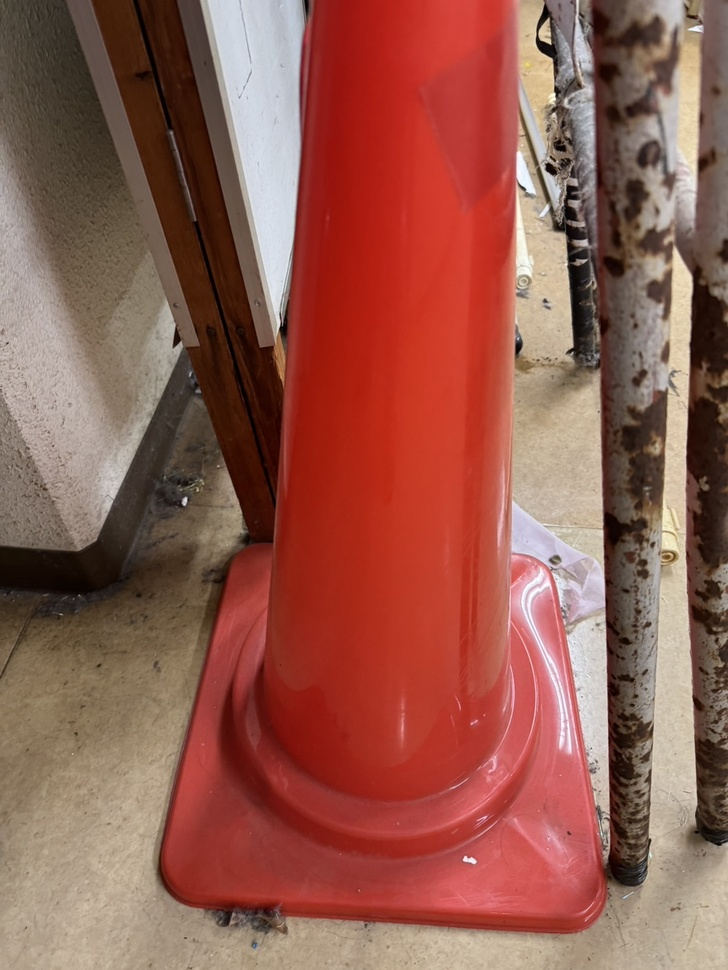
#> input picture testcode/camera/cone_1.jpg, 728 x 970 px, shrunk from 1108 x 1477 before the run, found by its file name
$ python Color_detect.py
#> lines starting #> are read from the running program, lines starting #| are printed output that depends on the picture; after the words box and inside, x2 and y2 are one past the last pixel; in counts of white or black regions, pixels touching at a corner belong together
# このファイルは一時的にsc26のtestcode内のファイルをコピーしたものです

import cv2
import numpy as np
import matplotlib.pyplot as plt

#赤色は色相範囲において2つの領域またぐ（174～6で180をまたぐため174～180，0~6で設定）
low_color1 = np.array([0, 50, 50])  # 各最小値を指定
high_color1 = np.array([6, 255, 255])  # 各最大値を指定
low_color2 = np.array([174, 50, 50]) #第2領域の各最小値を指定
high_color2 = np.array([180, 255, 255])  # 第2領域の各最大値を指定

def detect_cone(img_name):#仮引数をimg_nameに設定（後に引数にカラーコーンの引数を渡す）
#> called with img_name = 'cone_1.jpg'
    img = cv2.imread(img_name)#画像を読み込む
#> img is the input picture: shape (970, 728, 3); mean B, G, R 78.7, 91.1, 147

    img_yuv = cv2.cvtColor(img, cv2.COLOR_BGR2YUV) # RGB => YUV(YCbCr)
#> img_yuv: shape (970, 728, 3); mean of channels 0, 1, 2 106.4, 114.4, 163.6
    clahe = cv2.createCLAHE(clipLimit = 2.0, tileGridSize = (8, 8)) # claheオブジェクトを生成
    img_yuv[:,:,0] = clahe.apply(img_yuv[:,:,0]) # 輝度にのみヒストグラム平坦化
#> img_yuv: shape (970, 728, 3); mean of channels 0, 1, 2 118.3, 114.4, 163.6
    img = cv2.cvtColor(img_yuv, cv2.COLOR_YUV2BGR) # YUV => RGB

    img_blur = cv2.blur(img, (15, 15)) # 平滑化フィルタを適用

    hsv = cv2.cvtColor(img_blur, cv2.COLOR_BGR2HSV) # BGRからHSVに変換
#> hsv: shape (970, 728, 3); mean H, S, V 17.1, 113, 159.2

    bin_img1 = cv2.inRange(hsv, low_color1, high_color1) # マスクを作成
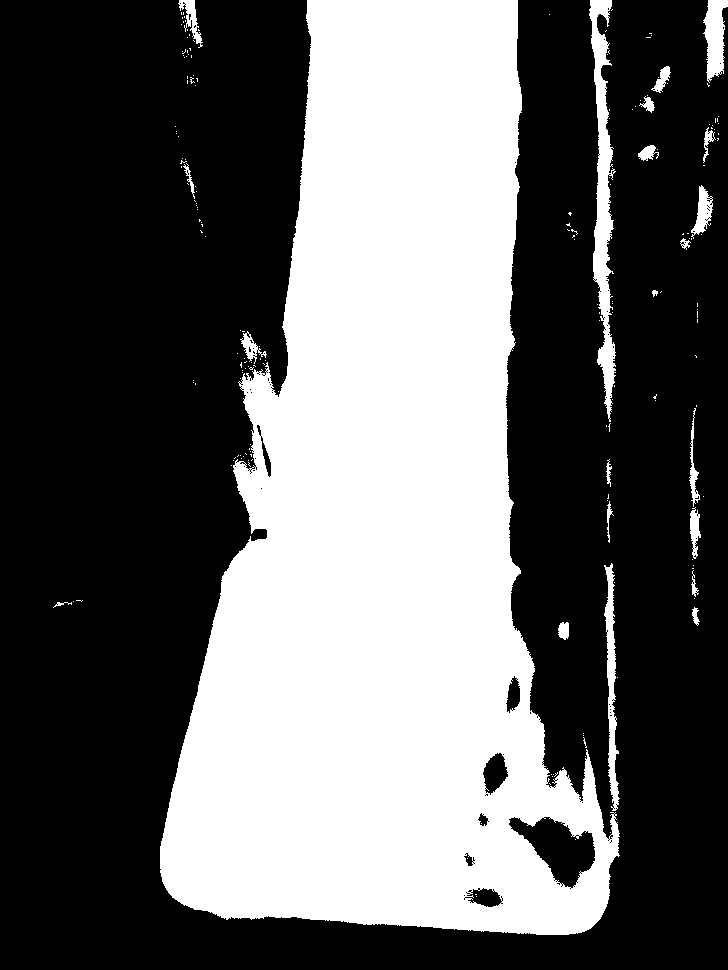
#> bin_img1: shape (970, 728); 38.5% white; 195 white regions (173 under 20 px), largest, box (x1, y1, x2, y2) and area: (160, 0, 620, 935) 260424, (589, 0, 616, 422) 4896, (604, 563, 620, 811) 1688
    bin_img2 = cv2.inRange(hsv, low_color2, high_color2)
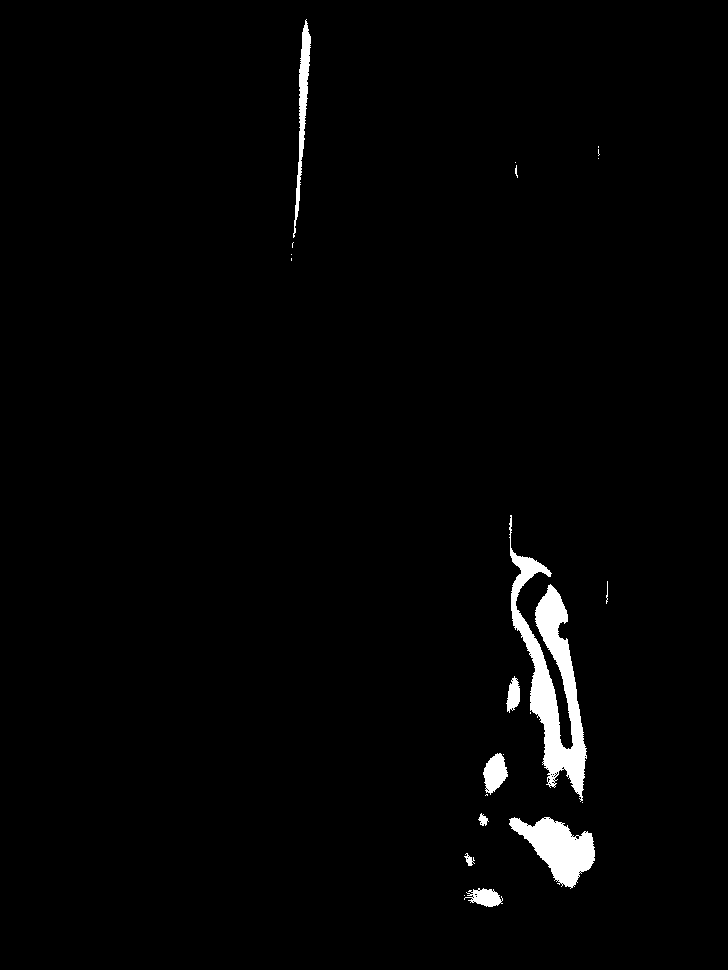
#> bin_img2: shape (970, 728); 1.9% white; 22 white regions (12 under 20 px), largest, box (x1, y1, x2, y2) and area: (509, 515, 587, 802) 7261, (509, 817, 595, 889) 3138, (293, 19, 311, 238) 1216
    mask = bin_img1 + bin_img2 # 必要ならマスクを足し合わせる
#> mask: shape (970, 728); 40.4% white; 180 white regions (159 under 20 px), largest, box (x1, y1, x2, y2) and area: (160, 0, 620, 935) 273862, (589, 0, 616, 422) 4906, (604, 563, 620, 811) 1714
    masked_img = cv2.bitwise_and(img_blur, img_blur, mask= mask) # 元画像から特定の色を抽出
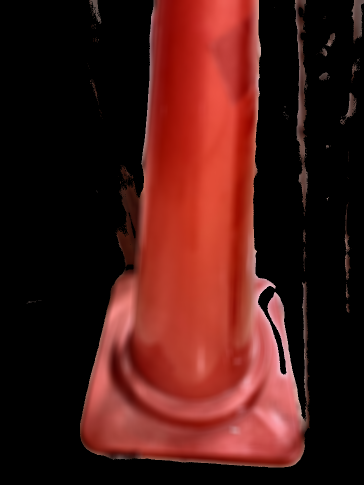
#> masked_img: shape (970, 728, 3) (shown at 1/2 size); mean B, G, R 21, 25, 70.4

    out_img = masked_img
    num_labels, label_img, stats, centroids = cv2.connectedComponentsWithStats(mask) # 連結成分でラベリングする
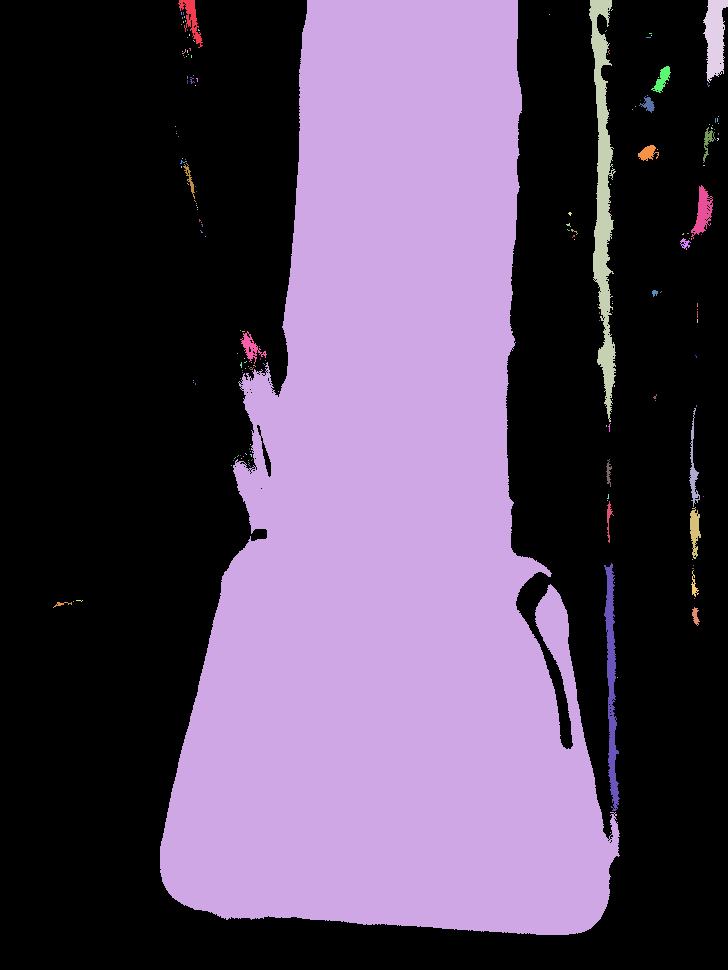
#> label_img: shape (970, 728) int32; 181 distinct labels, from 0 to 180; one colour per label, 0 black
#> num_labels = 181; stats = 181 rows, first 6: [0, 0, 728, 970, 420783], [178, 0, 25, 48, 415], [160, 0, 460, 935, 273862], [589, 0, 27, 422, 4906], [703, 0, 25, 83, 1330], [611, 9, 2, 2, 2]; centroids = 181 pairs, first value 61.35 to 718, second value 9.5 to 832
    # 背景のラベルを削除
    num_labels = num_labels - 1
#> num_labels = 180
    stats = np.delete(stats, 0, 0)
#> stats = 180 rows, first 6: [178, 0, 25, 48, 415], [160, 0, 460, 935, 273862], [589, 0, 27, 422, 4906], [703, 0, 25, 83, 1330], [611, 9, 2, 2, 2], [181, 12, 1, 3, 3]
    centroids = np.delete(centroids, 0, 0)
#> centroids = 180 pairs, first value 61.35 to 718, second value 9.5 to 832

    if num_labels >= 1: # ラベルの有無で場合分け
        max_index = np.argmax(stats[:, 4]) # 最大面積のインデックスを取り出す
#> max_index = 1
        # 以下最大面積のラベルについて考える
        x = stats[max_index][0]
#> x = 160
        y = stats[max_index][1]
#> y = 0
        w = stats[max_index][2]
#> w = 460
        h = stats[max_index][3]
#> h = 935
        s = stats[max_index][4]
#> s = 273862
        h1, w1 = img.shape[:2] # 画像の高さと幅を取得
        total_pixel = h1 * w1 # 画像の総ピクセル数を計算
        percentage_image = (s / total_pixel) * 100 # 画像中のコーンの占有率を計算
#> percentage_image = 38.78
        mx = int(centroids[max_index][0]) # 重心のX座標
#> mx = 390
        my = int(centroids[max_index][1]) # 重心のY座標
#> my = 532
        cv2.rectangle(img, (x, y), (x+w, y+h), (255, 0, 255)) # ラベルを四角で囲む
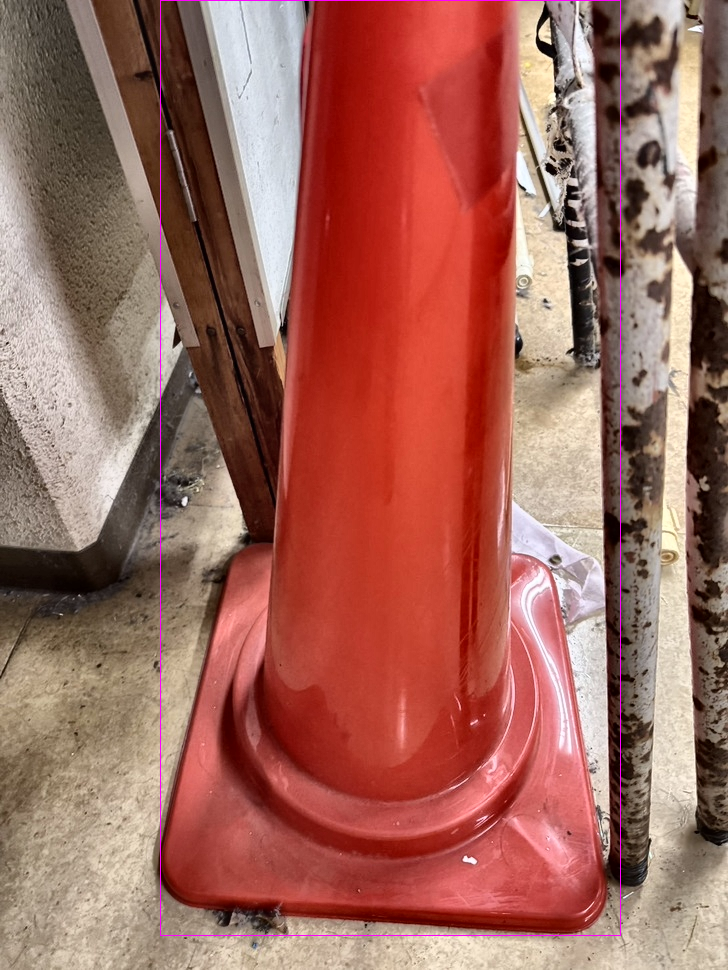
#> img: shape (970, 728, 3); mean B, G, R 91.5, 102.6, 159.4
        cv2.putText(img, "%d,%d"%(mx, my), (x-15, y+h+15), cv2.FONT_HERSHEY_PLAIN, 1, (255, 255, 0)) # 重心を表示
#> img: shape (970, 728, 3); 0.02% of pixels changed, all inside (x1, y1, x2, y2) = (147, 940, 209, 953)
        cv2.putText(img, "%d"%(percentage_image), (x, y+h+30), cv2.FONT_HERSHEY_PLAIN, 1, (255, 255, 0)) # 面積の占有率を表示
#> img: shape (970, 728, 3); mean B, G, R 91.5, 102.7, 159.3

    cv2.imwrite("img.jpg", img) # 書き出す
    if percentage_image > 10:
        print("ゴールしました")
        return True # ゴールした場合にはTrueを返す
    if num_labels < 1:
        print("目標物が見当たりません！！")


if __name__ == '__main__':
    detect_cone("cone_1.jpg") # ファイル名を入力"

$ run again, with testcode/camera/S__15155209_0.jpg copied over testcode/camera/cone_1.jpg
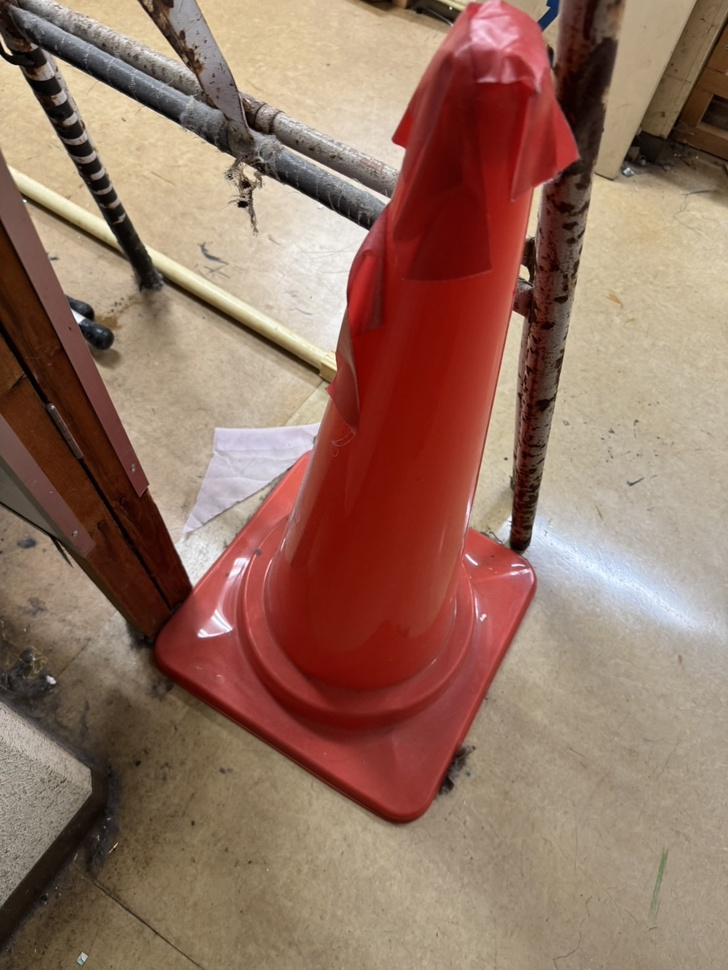
#> input picture testcode/camera/S__15155209_0.jpg, 728 x 970 px, shrunk from 1108 x 1477 before the run, found by its file name
#> in detect_cone, img is the input picture: shape (970, 728, 3); mean B, G, R 97.6, 113.7, 147.4
#> hsv: shape (970, 728, 3); mean H, S, V 19, 91, 155.1
#> bin_img1: shape (970, 728); 24.5% white; 96 white regions (87 under 20 px), largest, box (x1, y1, x2, y2) and area: (5, 0, 596, 824) 169842, (0, 425, 92, 552) 1830, (503, 0, 539, 26) 277
#> bin_img2: shape (970, 728); 1.2% white; 24 white regions (18 under 20 px), largest, box (x1, y1, x2, y2) and area: (454, 0, 551, 89) 4709, (196, 549, 254, 641) 1634, (506, 552, 539, 599) 780, (359, 208, 386, 261) 606, (472, 597, 488, 649) 549, (282, 444, 315, 475) 123
#> mask: shape (970, 728); 25.7% white; 91 white regions (83 under 20 px), largest, box (x1, y1, x2, y2) and area: (5, 0, 596, 824) 178570, (0, 425, 92, 552) 1830, (593, 44, 610, 90) 257
#> in detect_cone, `num_labels, label_img, stats, centroids = cv2.connectedComponentsWithS..`:
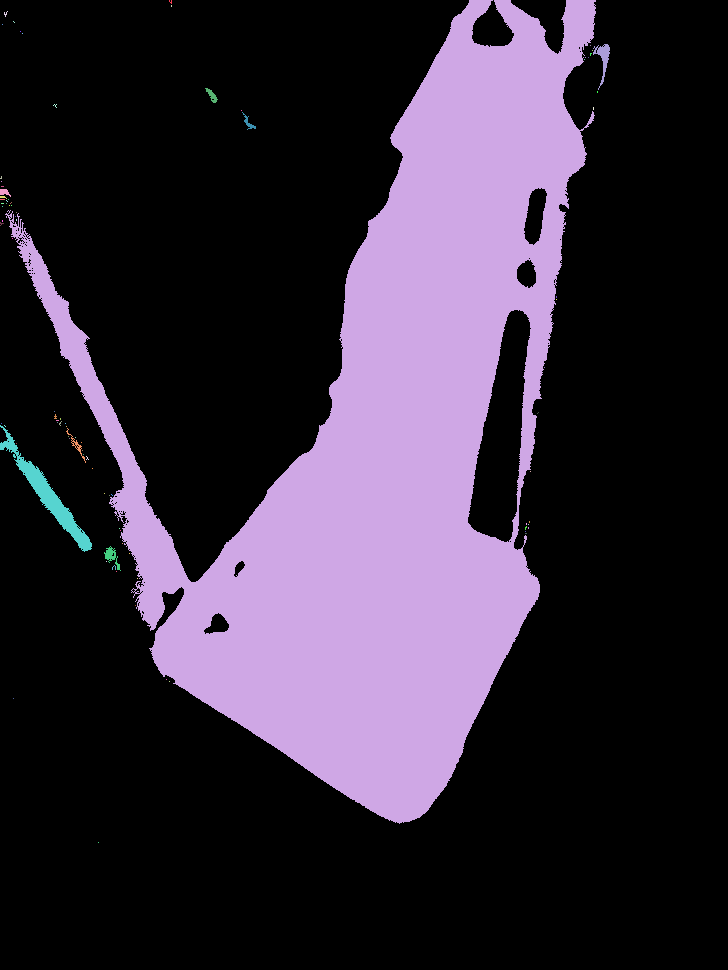
#> label_img: shape (970, 728) int32; 92 distinct labels, from 0 to 91; one colour per label, 0 black
#> in detect_cone, `num_labels, label_img, stats, centroids = cv2.connectedComponentsWithS..`: num_labels = 92; stats = 92 rows, first 6: [0, 0, 728, 970, 524886], [169, 0, 3, 4, 7], [5, 0, 591, 824, 178570], [171, 5, 1, 2, 2], [4, 11, 4, 6, 10], [13, 21, 2, 2, 2]; centroids = 92 pairs, first value 0.75 to 602.8, second value 1.29 to 842
#> in detect_cone, `num_labels = num_labels - 1`: num_labels = 91
#> in detect_cone, `stats = np.delete(stats, 0, 0)`: stats = 91 rows, first 6: [169, 0, 3, 4, 7], [5, 0, 591, 824, 178570], [171, 5, 1, 2, 2], [4, 11, 4, 6, 10], [13, 21, 2, 2, 2], [2, 24, 1, 1, 1]
#> in detect_cone, `centroids = np.delete(centroids, 0, 0)`: centroids = 91 pairs, first value 0.75 to 602.8, second value 1.29 to 842
#> max_index = 1
#> x = 5
#> y = 0
#> w = 591
#> h = 824
#> s = 178570
#> percentage_image = 25.29
#> mx = 386
#> my = 450
#> in detect_cone, `cv2.rectangle(img, (x, y), (x+w, y+h), (255, 0, 255))`:
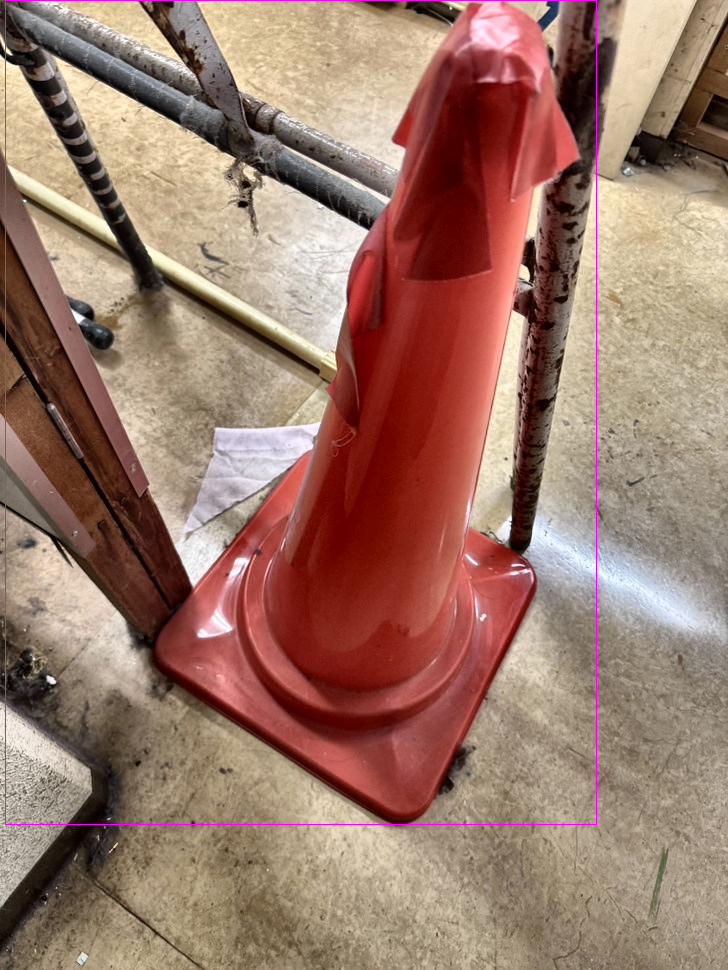
#> img: shape (970, 728, 3); mean B, G, R 105.9, 120.5, 155.2
